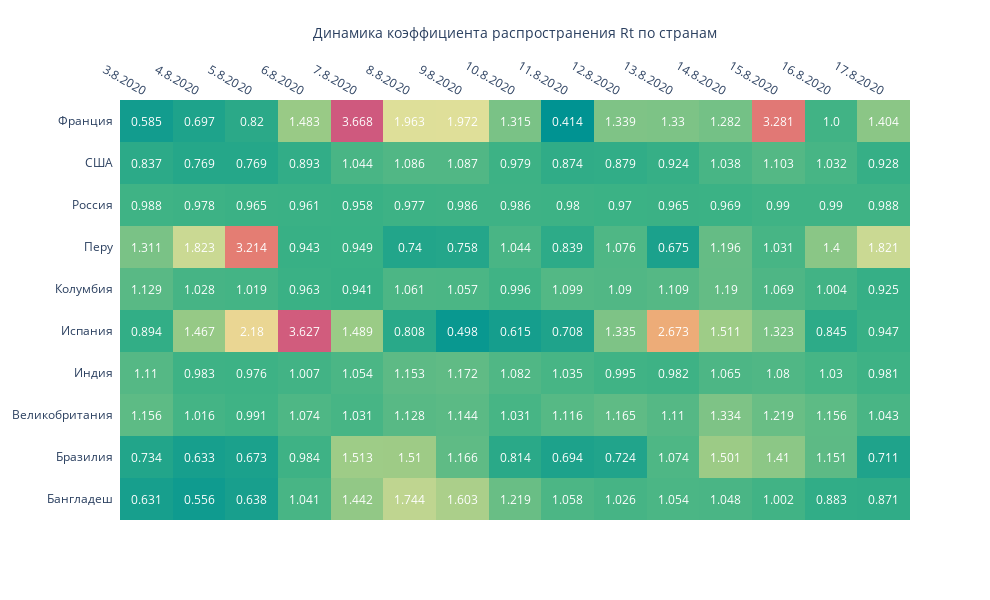

Here is the notebook cell this chart was saved with:
### Code cell
fig = ff.create_annotated_heatmap(d, x=x2, y=y, annotation_text=d,hoverinfo='z',
                                  colorscale='Temps')

fig.update_layout(
                  
                  
                  width = 990, height = 600,    
    
                  xaxis_title='Динамика коэффициента распространения Rt по странам',
               #   yaxis_title = 'Регион '
)

fig.show()

### Figure 1 — Plotly figure (JSON) as saved in the notebook; plotly's stock layout.template omitted (floating-point values rounded to 4 significant figures; data arrays with more than 128 entries replaced by an {"elided": "..."} marker saying what was removed)
{"data": [{"colorscale": [[0, "rgb(0, 147, 146)"], [0.1667, "rgb(57, 177, 133)"], [0.3333, "rgb(156, 203, 134)"], [0.5, "rgb(233, 226, 156)"], [0.6667, "rgb(238, 180, 121)"], [0.8333, "rgb(232, 132, 113)"], [1, "rgb(207, 89, 126)"]], "hoverinfo": "z", "reversescale": false, "showscale": false, "type": "heatmap", "x": ["3.8.2020", "4.8.2020", "5.8.2020", "6.8.2020", "7.8.2020", "8.8.2020", "9.8.2020", "10.8.2020", "11.8.2020", "12.8.2020", "13.8.2020", "14.8.2020", "15.8.2020", "16.8.2020", "17.8.2020"], "y": ["Бангладеш", "Бразилия", "Великобритания", "Индия", "Испания", "Колумбия", "Перу", "Россия", "США", "Франция"], "z": {"elided": "10x15 float values"}}], "layout": {"annotations": [{"font": {"color": "#FFFFFF"}, "showarrow": false, "text": "0.631", "x": "3.8.2020", "xref": "x", "y": "Бангладеш", "yref": "y"}, {"font": {"color": "#FFFFFF"}, "showarrow": false, "text": "0.556", "x": "4.8.2020", "xref": "x", "y": "Бангладеш", "yref": "y"}, {"font": {"color": "#FFFFFF"}, "showarrow": false, "text": "0.638", "x": "5.8.2020", "xref": "x", "y": "Бангладеш", "yref": "y"}, {"font": {"color": "#FFFFFF"}, "showarrow": false, "text": "1.041", "x": "6.8.2020", "xref": "x", "y": "Бангладеш", "yref": "y"}, {"font": {"color": "#FFFFFF"}, "showarrow": false, "text": "1.442", "x": "7.8.2020", "xref": "x", "y": "Бангладеш", "yref": "y"}, {"font": {"color": "#FFFFFF"}, "showarrow": false, "text": "1.744", "x": "8.8.2020", "xref": "x", "y": "Бангладеш", "yref": "y"}, {"font": {"color": "#FFFFFF"}, "showarrow": false, "text": "1.603", "x": "9.8.2020", "xref": "x", "y": "Бангладеш", "yref": "y"}, {"font": {"color": "#FFFFFF"}, "showarrow": false, "text": "1.219", "x": "10.8.2020", "xref": "x", "y": "Бангладеш", "yref": "y"}, {"font": {"color": "#FFFFFF"}, "showarrow": false, "text": "1.058", "x": "11.8.2020", "xref": "x", "y": "Бангладеш", "yref": "y"}, {"font": {"color": "#FFFFFF"}, "showarrow": false, "text": "1.026", "x": "12.8.2020", "xref": "x", "y": "Бангладеш", "yref": "y"}, {"font": {"color": "#FFFFFF"}, "showarrow": false, "text": "1.054", "x": "13.8.2020", "xref": "x", "y": "Бангладеш", "yref": "y"}, {"font": {"color": "#FFFFFF"}, "showarrow": false, "text": "1.048", "x": "14.8.2020", "xref": "x", "y": "Бангладеш", "yref": "y"}, {"font": {"color": "#FFFFFF"}, "showarrow": false, "text": "1.002", "x": "15.8.2020", "xref": "x", "y": "Бангладеш", "yref": "y"}, {"font": {"color": "#FFFFFF"}, "showarrow": false, "text": "0.883", "x": "16.8.2020", "xref": "x", "y": "Бангладеш", "yref": "y"}, {"font": {"color": "#FFFFFF"}, "showarrow": false, "text": "0.871", "x": "17.8.2020", "xref": "x", "y": "Бангладеш", "yref": "y"}, {"font": {"color": "#FFFFFF"}, "showarrow": false, "text": "0.734", "x": "3.8.2020", "xref": "x", "y": "Бразилия", "yref": "y"}, {"font": {"color": "#FFFFFF"}, "showarrow": false, "text": "0.633", "x": "4.8.2020", "xref": "x", "y": "Бразилия", "yref": "y"}, {"font": {"color": "#FFFFFF"}, "showarrow": false, "text": "0.673", "x": "5.8.2020", "xref": "x", "y": "Бразилия", "yref": "y"}, {"font": {"color": "#FFFFFF"}, "showarrow": false, "text": "0.984", "x": "6.8.2020", "xref": "x", "y": "Бразилия", "yref": "y"}, {"font": {"color": "#FFFFFF"}, "showarrow": false, "text": "1.513", "x": "7.8.2020", "xref": "x", "y": "Бразилия", "yref": "y"}, {"font": {"color": "#FFFFFF"}, "showarrow": false, "text": "1.51", "x": "8.8.2020", "xref": "x", "y": "Бразилия", "yref": "y"}, {"font": {"color": "#FFFFFF"}, "showarrow": false, "text": "1.166", "x": "9.8.2020", "xref": "x", "y": "Бразилия", "yref": "y"}, {"font": {"color": "#FFFFFF"}, "showarrow": false, "text": "0.814", "x": "10.8.2020", "xref": "x", "y": "Бразилия", "yref": "y"}, {"font": {"color": "#FFFFFF"}, "showarrow": false, "text": "0.694", "x": "11.8.2020", "xref": "x", "y": "Бразилия", "yref": "y"}, {"font": {"color": "#FFFFFF"}, "showarrow": false, "text": "0.724", "x": "12.8.2020", "xref": "x", "y": "Бразилия", "yref": "y"}, {"font": {"color": "#FFFFFF"}, "showarrow": false, "text": "1.074", "x": "13.8.2020", "xref": "x", "y": "Бразилия", "yref": "y"}, {"font": {"color": "#FFFFFF"}, "showarrow": false, "text": "1.501", "x": "14.8.2020", "xref": "x", "y": "Бразилия", "yref": "y"}, {"font": {"color": "#FFFFFF"}, "showarrow": false, "text": "1.41", "x": "15.8.2020", "xref": "x", "y": "Бразилия", "yref": "y"}, {"font": {"color": "#FFFFFF"}, "showarrow": false, "text": "1.151", "x": "16.8.2020", "xref": "x", "y": "Бразилия", "yref": "y"}, {"font": {"color": "#FFFFFF"}, "showarrow": false, "text": "0.711", "x": "17.8.2020", "xref": "x", "y": "Бразилия", "yref": "y"}, {"font": {"color": "#FFFFFF"}, "showarrow": false, "text": "1.156", "x": "3.8.2020", "xref": "x", "y": "Великобритания", "yref": "y"}, {"font": {"color": "#FFFFFF"}, "showarrow": false, "text": "1.016", "x": "4.8.2020", "xref": "x", "y": "Великобритания", "yref": "y"}, {"font": {"color": "#FFFFFF"}, "showarrow": false, "text": "0.991", "x": "5.8.2020", "xref": "x", "y": "Великобритания", "yref": "y"}, {"font": {"color": "#FFFFFF"}, "showarrow": false, "text": "1.074", "x": "6.8.2020", "xref": "x", "y": "Великобритания", "yref": "y"}, {"font": {"color": "#FFFFFF"}, "showarrow": false, "text": "1.031", "x": "7.8.2020", "xref": "x", "y": "Великобритания", "yref": "y"}, {"font": {"color": "#FFFFFF"}, "showarrow": false, "text": "1.128", "x": "8.8.2020", "xref": "x", "y": "Великобритания", "yref": "y"}, {"font": {"color": "#FFFFFF"}, "showarrow": false, "text": "1.144", "x": "9.8.2020", "xref": "x", "y": "Великобритания", "yref": "y"}, {"font": {"color": "#FFFFFF"}, "showarrow": false, "text": "1.031", "x": "10.8.2020", "xref": "x", "y": "Великобритания", "yref": "y"}, {"font": {"color": "#FFFFFF"}, "showarrow": false, "text": "1.116", "x": "11.8.2020", "xref": "x", "y": "Великобритания", "yref": "y"}, {"font": {"color": "#FFFFFF"}, "showarrow": false, "text": "1.165", "x": "12.8.2020", "xref": "x", "y": "Великобритания", "yref": "y"}, {"font": {"color": "#FFFFFF"}, "showarrow": false, "text": "1.11", "x": "13.8.2020", "xref": "x", "y": "Великобритания", "yref": "y"}, {"font": {"color": "#FFFFFF"}, "showarrow": false, "text": "1.334", "x": "14.8.2020", "xref": "x", "y": "Великобритания", "yref": "y"}, {"font": {"color": "#FFFFFF"}, "showarrow": false, "text": "1.219", "x": "15.8.2020", "xref": "x", "y": "Великобритания", "yref": "y"}, {"font": {"color": "#FFFFFF"}, "showarrow": false, "text": "1.156", "x": "16.8.2020", "xref": "x", "y": "Великобритания", "yref": "y"}, {"font": {"color": "#FFFFFF"}, "showarrow": false, "text": "1.043", "x": "17.8.2020", "xref": "x", "y": "Великобритания", "yref": "y"}, {"font": {"color": "#FFFFFF"}, "showarrow": false, "text": "1.11", "x": "3.8.2020", "xref": "x", "y": "Индия", "yref": "y"}, {"font": {"color": "#FFFFFF"}, "showarrow": false, "text": "0.983", "x": "4.8.2020", "xref": "x", "y": "Индия", "yref": "y"}, {"font": {"color": "#FFFFFF"}, "showarrow": false, "text": "0.976", "x": "5.8.2020", "xref": "x", "y": "Индия", "yref": "y"}, {"font": {"color": "#FFFFFF"}, "showarrow": false, "text": "1.007", "x": "6.8.2020", "xref": "x", "y": "Индия", "yref": "y"}, {"font": {"color": "#FFFFFF"}, "showarrow": false, "text": "1.054", "x": "7.8.2020", "xref": "x", "y": "Индия", "yref": "y"}, {"font": {"color": "#FFFFFF"}, "showarrow": false, "text": "1.153", "x": "8.8.2020", "xref": "x", "y": "Индия", "yref": "y"}, {"font": {"color": "#FFFFFF"}, "showarrow": false, "text": "1.172", "x": "9.8.2020", "xref": "x", "y": "Индия", "yref": "y"}, {"font": {"color": "#FFFFFF"}, "showarrow": false, "text": "1.082", "x": "10.8.2020", "xref": "x", "y": "Индия", "yref": "y"}, {"font": {"color": "#FFFFFF"}, "showarrow": false, "text": "1.035", "x": "11.8.2020", "xref": "x", "y": "Индия", "yref": "y"}, {"font": {"color": "#FFFFFF"}, "showarrow": false, "text": "0.995", "x": "12.8.2020", "xref": "x", "y": "Индия", "yref": "y"}, {"font": {"color": "#FFFFFF"}, "showarrow": false, "text": "0.982", "x": "13.8.2020", "xref": "x", "y": "Индия", "yref": "y"}, {"font": {"color": "#FFFFFF"}, "showarrow": false, "text": "1.065", "x": "14.8.2020", "xref": "x", "y": "Индия", "yref": "y"}, {"font": {"color": "#FFFFFF"}, "showarrow": false, "text": "1.08", "x": "15.8.2020", "xref": "x", "y": "Индия", "yref": "y"}, {"font": {"color": "#FFFFFF"}, "showarrow": false, "text": "1.03", "x": "16.8.2020", "xref": "x", "y": "Индия", "yref": "y"}, {"font": {"color": "#FFFFFF"}, "showarrow": false, "text": "0.981", "x": "17.8.2020", "xref": "x", "y": "Индия", "yref": "y"}, {"font": {"color": "#FFFFFF"}, "showarrow": false, "text": "0.894", "x": "3.8.2020", "xref": "x", "y": "Испания", "yref": "y"}, {"font": {"color": "#FFFFFF"}, "showarrow": false, "text": "1.467", "x": "4.8.2020", "xref": "x", "y": "Испания", "yref": "y"}, {"font": {"color": "#FFFFFF"}, "showarrow": false, "text": "2.18", "x": "5.8.2020", "xref": "x", "y": "Испания", "yref": "y"}, {"font": {"color": "#FFFFFF"}, "showarrow": false, "text": "3.627", "x": "6.8.2020", "xref": "x", "y": "Испания", "yref": "y"}, {"font": {"color": "#FFFFFF"}, "showarrow": false, "text": "1.489", "x": "7.8.2020", "xref": "x", "y": "Испания", "yref": "y"}, {"font": {"color": "#FFFFFF"}, "showarrow": false, "text": "0.808", "x": "8.8.2020", "xref": "x", "y": "Испания", "yref": "y"}, {"font": {"color": "#FFFFFF"}, "showarrow": false, "text": "0.498", "x": "9.8.2020", "xref": "x", "y": "Испания", "yref": "y"}, {"font": {"color": "#FFFFFF"}, "showarrow": false, "text": "0.615", "x": "10.8.2020", "xref": "x", "y": "Испания", "yref": "y"}, {"font": {"color": "#FFFFFF"}, "showarrow": false, "text": "0.708", "x": "11.8.2020", "xref": "x", "y": "Испания", "yref": "y"}, {"font": {"color": "#FFFFFF"}, "showarrow": false, "text": "1.335", "x": "12.8.2020", "xref": "x", "y": "Испания", "yref": "y"}, {"font": {"color": "#FFFFFF"}, "showarrow": false, "text": "2.673", "x": "13.8.2020", "xref": "x", "y": "Испания", "yref": "y"}, {"font": {"color": "#FFFFFF"}, "showarrow": false, "text": "1.511", "x": "14.8.2020", "xref": "x", "y": "Испания", "yref": "y"}, {"font": {"color": "#FFFFFF"}, "showarrow": false, "text": "1.323", "x": "15.8.2020", "xref": "x", "y": "Испания", "yref": "y"}, {"font": {"color": "#FFFFFF"}, "showarrow": false, "text": "0.845", "x": "16.8.2020", "xref": "x", "y": "Испания", "yref": "y"}, {"font": {"color": "#FFFFFF"}, "showarrow": false, "text": "0.947", "x": "17.8.2020", "xref": "x", "y": "Испания", "yref": "y"}, {"font": {"color": "#FFFFFF"}, "showarrow": false, "text": "1.129", "x": "3.8.2020", "xref": "x", "y": "Колумбия", "yref": "y"}, {"font": {"color": "#FFFFFF"}, "showarrow": false, "text": "1.028", "x": "4.8.2020", "xref": "x", "y": "Колумбия", "yref": "y"}, {"font": {"color": "#FFFFFF"}, "showarrow": false, "text": "1.019", "x": "5.8.2020", "xref": "x", "y": "Колумбия", "yref": "y"}, {"font": {"color": "#FFFFFF"}, "showarrow": false, "text": "0.963", "x": "6.8.2020", "xref": "x", "y": "Колумбия", "yref": "y"}, {"font": {"color": "#FFFFFF"}, "showarrow": false, "text": "0.941", "x": "7.8.2020", "xref": "x", "y": "Колумбия", "yref": "y"}, {"font": {"color": "#FFFFFF"}, "showarrow": false, "text": "1.061", "x": "8.8.2020", "xref": "x", "y": "Колумбия", "yref": "y"}, {"font": {"color": "#FFFFFF"}, "showarrow": false, "text": "1.057", "x": "9.8.2020", "xref": "x", "y": "Колумбия", "yref": "y"}, {"font": {"color": "#FFFFFF"}, "showarrow": false, "text": "0.996", "x": "10.8.2020", "xref": "x", "y": "Колумбия", "yref": "y"}, {"font": {"color": "#FFFFFF"}, "showarrow": false, "text": "1.099", "x": "11.8.2020", "xref": "x", "y": "Колумбия", "yref": "y"}, {"font": {"color": "#FFFFFF"}, "showarrow": false, "text": "1.09", "x": "12.8.2020", "xref": "x", "y": "Колумбия", "yref": "y"}, {"font": {"color": "#FFFFFF"}, "showarrow": false, "text": "1.109", "x": "13.8.2020", "xref": "x", "y": "Колумбия", "yref": "y"}, {"font": {"color": "#FFFFFF"}, "showarrow": false, "text": "1.19", "x": "14.8.2020", "xref": "x", "y": "Колумбия", "yref": "y"}, {"font": {"color": "#FFFFFF"}, "showarrow": false, "text": "1.069", "x": "15.8.2020", "xref": "x", "y": "Колумбия", "yref": "y"}, {"font": {"color": "#FFFFFF"}, "showarrow": false, "text": "1.004", "x": "16.8.2020", "xref": "x", "y": "Колумбия", "yref": "y"}, {"font": {"color": "#FFFFFF"}, "showarrow": false, "text": "0.925", "x": "17.8.2020", "xref": "x", "y": "Колумбия", "yref": "y"}, {"font": {"color": "#FFFFFF"}, "showarrow": false, "text": "1.311", "x": "3.8.2020", "xref": "x", "y": "Перу", "yref": "y"}, {"font": {"color": "#FFFFFF"}, "showarrow": false, "text": "1.823", "x": "4.8.2020", "xref": "x", "y": "Перу", "yref": "y"}, {"font": {"color": "#FFFFFF"}, "showarrow": false, "text": "3.214", "x": "5.8.2020", "xref": "x", "y": "Перу", "yref": "y"}, {"font": {"color": "#FFFFFF"}, "showarrow": false, "text": "0.943", "x": "6.8.2020", "xref": "x", "y": "Перу", "yref": "y"}, {"font": {"color": "#FFFFFF"}, "showarrow": false, "text": "0.949", "x": "7.8.2020", "xref": "x", "y": "Перу", "yref": "y"}, {"font": {"color": "#FFFFFF"}, "showarrow": false, "text": "0.74", "x": "8.8.2020", "xref": "x", "y": "Перу", "yref": "y"}, {"font": {"color": "#FFFFFF"}, "showarrow": false, "text": "0.758", "x": "9.8.2020", "xref": "x", "y": "Перу", "yref": "y"}, {"font": {"color": "#FFFFFF"}, "showarrow": false, "text": "1.044", "x": "10.8.2020", "xref": "x", "y": "Перу", "yref": "y"}, {"font": {"color": "#FFFFFF"}, "showarrow": false, "text": "0.839", "x": "11.8.2020", "xref": "x", "y": "Перу", "yref": "y"}, {"font": {"color": "#FFFFFF"}, "showarrow": false, "text": "1.076", "x": "12.8.2020", "xref": "x", "y": "Перу", "yref": "y"}, {"font": {"color": "#FFFFFF"}, "showarrow": false, "text": "0.675", "x": "13.8.2020", "xref": "x", "y": "Перу", "yref": "y"}, {"font": {"color": "#FFFFFF"}, "showarrow": false, "text": "1.196", "x": "14.8.2020", "xref": "x", "y": "Перу", "yref": "y"}, {"font": {"color": "#FFFFFF"}, "showarrow": false, "text": "1.031", "x": "15.8.2020", "xref": "x", "y": "Перу", "yref": "y"}, {"font": {"color": "#FFFFFF"}, "showarrow": false, "text": "1.4", "x": "16.8.2020", "xref": "x", "y": "Перу", "yref": "y"}, {"font": {"color": "#FFFFFF"}, "showarrow": false, "text": "1.821", "x": "17.8.2020", "xref": "x", "y": "Перу", "yref": "y"}, {"font": {"color": "#FFFFFF"}, "showarrow": false, "text": "0.988", "x": "3.8.2020", "xref": "x", "y": "Россия", "yref": "y"}, {"font": {"color": "#FFFFFF"}, "showarrow": false, "text": "0.978", "x": "4.8.2020", "xref": "x", "y": "Россия", "yref": "y"}, {"font": {"color": "#FFFFFF"}, "showarrow": false, "text": "0.965", "x": "5.8.2020", "xref": "x", "y": "Россия", "yref": "y"}, {"font": {"color": "#FFFFFF"}, "showarrow": false, "text": "0.961", "x": "6.8.2020", "xref": "x", "y": "Россия", "yref": "y"}, {"font": {"color": "#FFFFFF"}, "showarrow": false, "text": "0.958", "x": "7.8.2020", "xref": "x", "y": "Россия", "yref": "y"}, {"font": {"color": "#FFFFFF"}, "showarrow": false, "text": "0.977", "x": "8.8.2020", "xref": "x", "y": "Россия", "yref": "y"}, {"font": {"color": "#FFFFFF"}, "showarrow": false, "text": "0.986", "x": "9.8.2020", "xref": "x", "y": "Россия", "yref": "y"}, {"font": {"color": "#FFFFFF"}, "showarrow": false, "text": "0.986", "x": "10.8.2020", "xref": "x", "y": "Россия", "yref": "y"}, {"font": {"color": "#FFFFFF"}, "showarrow": false, "text": "0.98", "x": "11.8.2020", "xref": "x", "y": "Россия", "yref": "y"}, {"font": {"color": "#FFFFFF"}, "showarrow": false, "text": "0.97", "x": "12.8.2020", "xref": "x", "y": "Россия", "yref": "y"}, {"font": {"color": "#FFFFFF"}, "showarrow": false, "text": "0.965", "x": "13.8.2020", "xref": "x", "y": "Россия", "yref": "y"}, {"font": {"color": "#FFFFFF"}, "showarrow": false, "text": "0.969", "x": "14.8.2020", "xref": "x", "y": "Россия", "yref": "y"}, {"font": {"color": "#FFFFFF"}, "showarrow": false, "text": "0.99", "x": "15.8.2020", "xref": "x", "y": "Россия", "yref": "y"}, {"font": {"color": "#FFFFFF"}, "showarrow": false, "text": "0.99", "x": "16.8.2020", "xref": "x", "y": "Россия", "yref": "y"}, {"font": {"color": "#FFFFFF"}, "showarrow": false, "text": "0.988", "x": "17.8.2020", "xref": "x", "y": "Россия", "yref": "y"}, {"font": {"color": "#FFFFFF"}, "showarrow": false, "text": "0.837", "x": "3.8.2020", "xref": "x", "y": "США", "yref": "y"}, {"font": {"color": "#FFFFFF"}, "showarrow": false, "text": "0.769", "x": "4.8.2020", "xref": "x", "y": "США", "yref": "y"}, {"font": {"color": "#FFFFFF"}, "showarrow": false, "text": "0.769", "x": "5.8.2020", "xref": "x", "y": "США", "yref": "y"}, {"font": {"color": "#FFFFFF"}, "showarrow": false, "text": "0.893", "x": "6.8.2020", "xref": "x", "y": "США", "yref": "y"}, {"font": {"color": "#FFFFFF"}, "showarrow": false, "text": "1.044", "x": "7.8.2020", "xref": "x", "y": "США", "yref": "y"}, {"font": {"color": "#FFFFFF"}, "showarrow": false, "text": "1.086", "x": "8.8.2020", "xref": "x", "y": "США", "yref": "y"}, {"font": {"color": "#FFFFFF"}, "showarrow": false, "text": "1.087", "x": "9.8.2020", "xref": "x", "y": "США", "yref": "y"}, {"font": {"color": "#FFFFFF"}, "showarrow": false, "text": "0.979", "x": "10.8.2020", "xref": "x", "y": "США", "yref": "y"}, {"font": {"color": "#FFFFFF"}, "showarrow": false, "text": "0.874", "x": "11.8.2020", "xref": "x", "y": "США", "yref": "y"}, {"font": {"color": "#FFFFFF"}, "showarrow": false, "text": "0.879", "x": "12.8.2020", "xref": "x", "y": "США", "yref": "y"}, {"font": {"color": "#FFFFFF"}, "showarrow": false, "text": "0.924", "x": "13.8.2020", "xref": "x", "y": "США", "yref": "y"}, {"font": {"color": "#FFFFFF"}, "showarrow": false, "text": "1.038", "x": "14.8.2020", "xref": "x", "y": "США", "yref": "y"}, {"font": {"color": "#FFFFFF"}, "showarrow": false, "text": "1.103", "x": "15.8.2020", "xref": "x", "y": "США", "yref": "y"}, {"font": {"color": "#FFFFFF"}, "showarrow": false, "text": "1.032", "x": "16.8.2020", "xref": "x", "y": "США", "yref": "y"}, {"font": {"color": "#FFFFFF"}, "showarrow": false, "text": "0.928", "x": "17.8.2020", "xref": "x", "y": "США", "yref": "y"}, {"font": {"color": "#FFFFFF"}, "showarrow": false, "text": "0.585", "x": "3.8.2020", "xref": "x", "y": "Франция", "yref": "y"}, {"font": {"color": "#FFFFFF"}, "showarrow": false, "text": "0.697", "x": "4.8.2020", "xref": "x", "y": "Франция", "yref": "y"}, {"font": {"color": "#FFFFFF"}, "showarrow": false, "text": "0.82", "x": "5.8.2020", "xref": "x", "y": "Франция", "yref": "y"}, {"font": {"color": "#FFFFFF"}, "showarrow": false, "text": "1.483", "x": "6.8.2020", "xref": "x", "y": "Франция", "yref": "y"}, {"font": {"color": "#FFFFFF"}, "showarrow": false, "text": "3.668", "x": "7.8.2020", "xref": "x", "y": "Франция", "yref": "y"}, {"font": {"color": "#FFFFFF"}, "showarrow": false, "text": "1.963", "x": "8.8.2020", "xref": "x", "y": "Франция", "yref": "y"}, {"font": {"color": "#FFFFFF"}, "showarrow": false, "text": "1.972", "x": "9.8.2020", "xref": "x", "y": "Франция", "yref": "y"}, {"font": {"color": "#FFFFFF"}, "showarrow": false, "text": "1.315", "x": "10.8.2020", "xref": "x", "y": "Франция", "yref": "y"}, {"font": {"color": "#FFFFFF"}, "showarrow": false, "text": "0.414", "x": "11.8.2020", "xref": "x", "y": "Франция", "yref": "y"}, {"font": {"color": "#FFFFFF"}, "showarrow": false, "text": "1.339", "x": "12.8.2020", "xref": "x", "y": "Франция", "yref": "y"}, {"font": {"color": "#FFFFFF"}, "showarrow": false, "text": "1.33", "x": "13.8.2020", "xref": "x", "y": "Франция", "yref": "y"}, {"font": {"color": "#FFFFFF"}, "showarrow": false, "text": "1.282", "x": "14.8.2020", "xref": "x", "y": "Франция", "yref": "y"}, {"font": {"color": "#FFFFFF"}, "showarrow": false, "text": "3.281", "x": "15.8.2020", "xref": "x", "y": "Франция", "yref": "y"}, {"font": {"color": "#FFFFFF"}, "showarrow": false, "text": "1.0", "x": "16.8.2020", "xref": "x", "y": "Франция", "yref": "y"}, {"font": {"color": "#FFFFFF"}, "showarrow": false, "text": "1.404", "x": "17.8.2020", "xref": "x", "y": "Франция", "yref": "y"}], "height": 600, "width": 990, "xaxis": {"dtick": 1, "gridcolor": "rgb(0, 0, 0)", "side": "top", "ticks": "", "title": {"text": "Динамика коэффициента распространения Rt по странам"}}, "yaxis": {"dtick": 1, "ticks": "", "ticksuffix": "  "}}}
